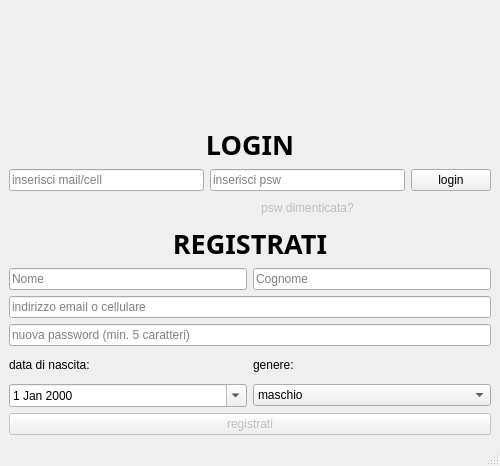
<?xml version="1.0" encoding="UTF-8"?>
<ui version="4.0">
 <class>Login</class>
 <widget class="QMainWindow" name="Login">
  <property name="geometry">
   <rect>
    <x>0</x>
    <y>0</y>
    <width>500</width>
    <height>466</height>
   </rect>
  </property>
  <property name="sizePolicy">
   <sizepolicy hsizetype="Fixed" vsizetype="Fixed">
    <horstretch>0</horstretch>
    <verstretch>0</verstretch>
   </sizepolicy>
  </property>
  <property name="minimumSize">
   <size>
    <width>500</width>
    <height>466</height>
   </size>
  </property>
  <property name="maximumSize">
   <size>
    <width>500</width>
    <height>466</height>
   </size>
  </property>
  <property name="windowTitle">
   <string>Authenticator</string>
  </property>
  <widget class="QWidget" name="centralwidget">
   <property name="sizePolicy">
    <sizepolicy hsizetype="Preferred" vsizetype="Preferred">
     <horstretch>0</horstretch>
     <verstretch>0</verstretch>
    </sizepolicy>
   </property>
   <layout class="QGridLayout" name="gridLayout_3">
    <item row="0" column="0">
     <layout class="QGridLayout" name="gridLayout">
      <property name="sizeConstraint">
       <enum>QLayout::SetDefaultConstraint</enum>
      </property>
      <item row="1" column="2">
       <widget class="QPushButton" name="loginButton">
        <property name="sizePolicy">
         <sizepolicy hsizetype="Fixed" vsizetype="Fixed">
          <horstretch>0</horstretch>
          <verstretch>0</verstretch>
         </sizepolicy>
        </property>
        <property name="text">
         <string>login</string>
        </property>
       </widget>
      </item>
      <item row="1" column="1">
       <widget class="QLineEdit" name="logPswText">
        <property name="sizePolicy">
         <sizepolicy hsizetype="Preferred" vsizetype="Fixed">
          <horstretch>0</horstretch>
          <verstretch>0</verstretch>
         </sizepolicy>
        </property>
        <property name="echoMode">
         <enum>QLineEdit::Password</enum>
        </property>
        <property name="placeholderText">
         <string>inserisci psw</string>
        </property>
       </widget>
      </item>
      <item row="1" column="0">
       <widget class="QLineEdit" name="logUserText">
        <property name="sizePolicy">
         <sizepolicy hsizetype="Preferred" vsizetype="Fixed">
          <horstretch>0</horstretch>
          <verstretch>0</verstretch>
         </sizepolicy>
        </property>
        <property name="placeholderText">
         <string>inserisci mail/cell</string>
        </property>
       </widget>
      </item>
      <item row="0" column="0" colspan="3">
       <widget class="QLabel" name="title_login">
        <property name="font">
         <font>
          <family>Yu Gothic UI Semibold</family>
          <pointsize>20</pointsize>
          <weight>75</weight>
          <bold>true</bold>
         </font>
        </property>
        <property name="text">
         <string>LOGIN</string>
        </property>
        <property name="alignment">
         <set>Qt::AlignBottom|Qt::AlignHCenter</set>
        </property>
       </widget>
      </item>
      <item row="2" column="1">
       <widget class="QPushButton" name="recoveryPswButton">
        <property name="enabled">
         <bool>false</bool>
        </property>
        <property name="text">
         <string>psw dimenticata?</string>
        </property>
        <property name="flat">
         <bool>true</bool>
        </property>
       </widget>
      </item>
     </layout>
    </item>
    <item row="1" column="0">
     <layout class="QGridLayout" name="gridLayout_2">
      <item row="3" column="0" colspan="2">
       <widget class="QLineEdit" name="regPswText">
        <property name="sizePolicy">
         <sizepolicy hsizetype="Preferred" vsizetype="Fixed">
          <horstretch>0</horstretch>
          <verstretch>0</verstretch>
         </sizepolicy>
        </property>
        <property name="echoMode">
         <enum>QLineEdit::Password</enum>
        </property>
        <property name="placeholderText">
         <string>nuova password (min. 5 caratteri)</string>
        </property>
       </widget>
      </item>
      <item row="1" column="1">
       <widget class="QLineEdit" name="regSurnameText">
        <property name="sizePolicy">
         <sizepolicy hsizetype="Preferred" vsizetype="Fixed">
          <horstretch>0</horstretch>
          <verstretch>0</verstretch>
         </sizepolicy>
        </property>
        <property name="placeholderText">
         <string>Cognome</string>
        </property>
       </widget>
      </item>
      <item row="1" column="0">
       <widget class="QLineEdit" name="regNameText">
        <property name="sizePolicy">
         <sizepolicy hsizetype="Preferred" vsizetype="Fixed">
          <horstretch>0</horstretch>
          <verstretch>0</verstretch>
         </sizepolicy>
        </property>
        <property name="placeholderText">
         <string>Nome</string>
        </property>
       </widget>
      </item>
      <item row="6" column="0" colspan="2">
       <widget class="QPushButton" name="registerButton">
        <property name="enabled">
         <bool>false</bool>
        </property>
        <property name="sizePolicy">
         <sizepolicy hsizetype="Preferred" vsizetype="Fixed">
          <horstretch>0</horstretch>
          <verstretch>0</verstretch>
         </sizepolicy>
        </property>
        <property name="text">
         <string>registrati</string>
        </property>
       </widget>
      </item>
      <item row="5" column="1">
       <widget class="QComboBox" name="regGender">
        <property name="editable">
         <bool>false</bool>
        </property>
        <item>
         <property name="text">
          <string>maschio</string>
         </property>
        </item>
        <item>
         <property name="text">
          <string>femmina</string>
         </property>
        </item>
        <item>
         <property name="text">
          <string>non binario</string>
         </property>
        </item>
       </widget>
      </item>
      <item row="5" column="0">
       <widget class="QDateEdit" name="regBirthDate">
        <property name="sizePolicy">
         <sizepolicy hsizetype="Preferred" vsizetype="Fixed">
          <horstretch>0</horstretch>
          <verstretch>0</verstretch>
         </sizepolicy>
        </property>
        <property name="maximumDate">
         <date>
          <year>2000</year>
          <month>1</month>
          <day>1</day>
         </date>
        </property>
        <property name="calendarPopup">
         <bool>true</bool>
        </property>
       </widget>
      </item>
      <item row="2" column="0" colspan="2">
       <widget class="QLineEdit" name="regUserText">
        <property name="sizePolicy">
         <sizepolicy hsizetype="Preferred" vsizetype="Fixed">
          <horstretch>0</horstretch>
          <verstretch>0</verstretch>
         </sizepolicy>
        </property>
        <property name="placeholderText">
         <string>indirizzo email o cellulare</string>
        </property>
       </widget>
      </item>
      <item row="0" column="0" colspan="2">
       <widget class="QLabel" name="title_register">
        <property name="font">
         <font>
          <family>Yu Gothic UI Semibold</family>
          <pointsize>20</pointsize>
          <weight>75</weight>
          <bold>true</bold>
         </font>
        </property>
        <property name="text">
         <string>REGISTRATI</string>
        </property>
        <property name="alignment">
         <set>Qt::AlignBottom|Qt::AlignHCenter</set>
        </property>
       </widget>
      </item>
      <item row="4" column="0">
       <widget class="QLabel" name="label">
        <property name="text">
         <string>data di nascita:</string>
        </property>
       </widget>
      </item>
      <item row="4" column="1">
       <widget class="QLabel" name="label_2">
        <property name="text">
         <string>genere:</string>
        </property>
       </widget>
      </item>
     </layout>
    </item>
   </layout>
  </widget>
  <widget class="QMenuBar" name="menubar">
   <property name="geometry">
    <rect>
     <x>0</x>
     <y>0</y>
     <width>500</width>
     <height>29</height>
    </rect>
   </property>
  </widget>
  <widget class="QStatusBar" name="statusbar"/>
 </widget>
 <resources/>
 <connections/>
</ui>
